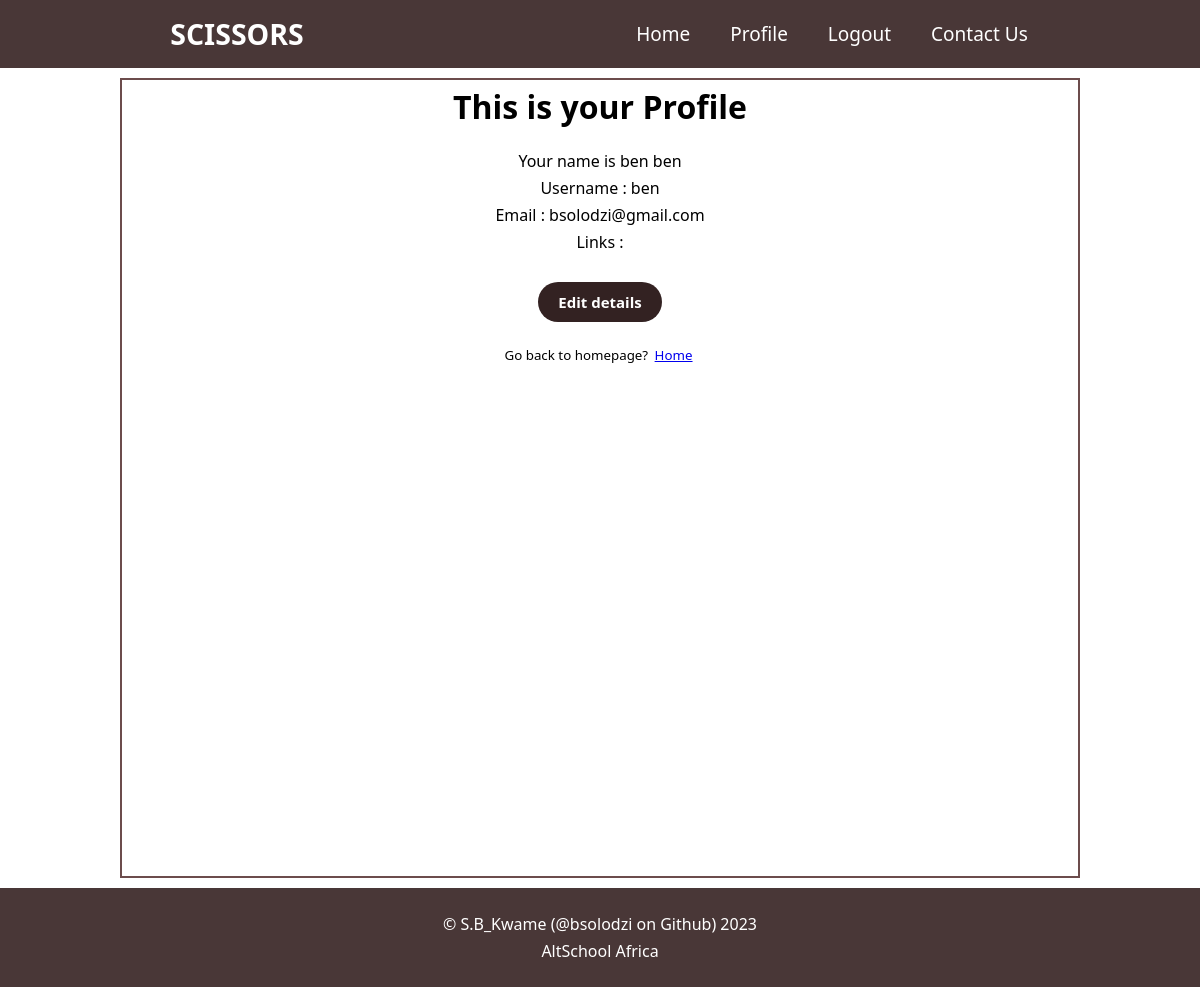
Screenshot of /profile (signed in) with the database file from the repository.
### app.py (models this page shows, shortened)
class User (db.Model, UserMixin):
    __tablename__ = "users"
    id = db.Column(db.Integer(), primary_key=True)
    username = db.Column(db.String(255), nullable=False, unique=True)
    first_name = db.Column(db.String(50), nullable=False)
    last_name = db.Column(db.String(50), nullable=False)
    email = db.Column(db.String(255), nullable=False, unique=True)
    password_hash = db.Column(db.Text(), nullable=False)
    links = db.relationship('Link')

### app.py (the view)
@app.route('/profile')
@login_required
def profile():
    return render_template('profile.html')

### app.py (called while the page is built)
@login_manager.user_loader
def load_user(user_id):
    return User.query.get(int(user_id))

### templates/profile.html
{% extends 'base.html' %}
{% block content %}
    <h1>This is your Profile</h1>
    <form action="" >
        <div class="form-group">
            <p>Your name is {{current_user.first_name}} {{current_user.last_name}}</p>
            <p>Username : {{current_user.username}}</p>
            <p>Email : {{current_user.email}}</p>
            <p> Links : {{current_user.link}}</p>
        </div>
        <div class="form-group">
            <input type="submit" value="Edit details" class="mybtn">
        </div>
        <small class="form-group">
            Go back to homepage? <a href="{{url_for('index')}}" class="">Home</a>
        </small>
    </form>
{% endblock content %}

### static/css/main.css (style rules this page uses)
* { font-family: system-ui, 'Segoe UI', 'Open Sans', 'Helvetica Neue', sans-serif; margin: auto; box-sizing: border-box; }
a { text-decoration: underline; margin: 0 3px; }
form { width:auto; }
.form-group { padding: 12px 10px; }
.mybtn { padding: 10px 20px; background-color: rgb(51, 34, 34); border: none; color: white; font-weight: bold; border-radius: 20px; transition: all 1.5s; text-decoration: none; }
input { border-radius: 10px; align-items: left; text-align: left; font-size: 15px; }
h1, h2, h3, p { margin: 5px 10px; text-align: center; }
form { display: flex; flex-direction: column; }

### rows the page displays
User: first_name "ben", last_name "ben", username "ben", email "bsolodzi@gmail.com"
